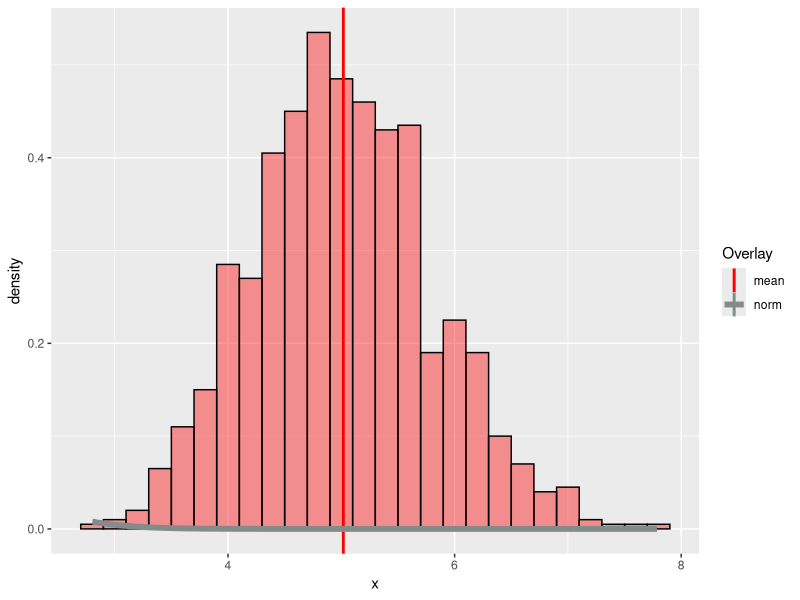

The R source for this figure:
## ---- chunk 1
# initialize stuff
library(ggplot2)
## ---- chunk 2
set.seed(174) # just ensure reproducability
lambda = 0.2
size = 40
m_data <- data.frame(xb = sapply(rep(0, 1000), function(x){mean(rexp(size, lambda))}))
## ---- chunk 3
g <- ggplot(m_data, aes(x = xb)) + geom_histogram(alpha = .40, binwidth=.2, colour = "black", fill = "red", aes(y = ..density..))
g <- g + geom_vline(data = m_data, aes(xintercept = mean(xb), color="mean"), size = 1, show_guide = TRUE)
g <- g + stat_function(fun = dnorm, arg = list(mean = 5), aes(color="norm"), size = 2)
g <- g + scale_colour_manual(name="Overlay", values=c("red", "azure4"))
g <- g + xlab("x")
g
knitr::kable(summary(m_data))
## ---- chunk 4
var(m_data$xb)
sd(m_data$xb)
